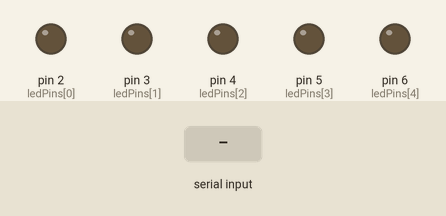
Simulated run of this sketch. Board: Arduino Uno, built with avr-gcc and run on an emulated ATmega328P. On the bench: output pins drawn as LEDs (lit = HIGH). Dashed ring = blinking. The test bench sets the inputs (shaded band). What the sketch prints to the serial monitor is not drawn.

Above: at 0.4 s.
At 1.81 s:
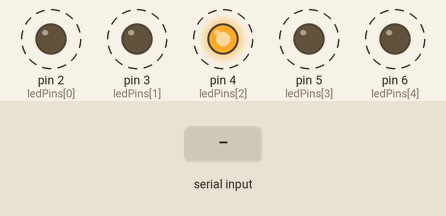
2.3 s: "1\n" received over Serial
Timing chart, 0 to 11.3 s (numbered marks = the images above; inputs shaded):
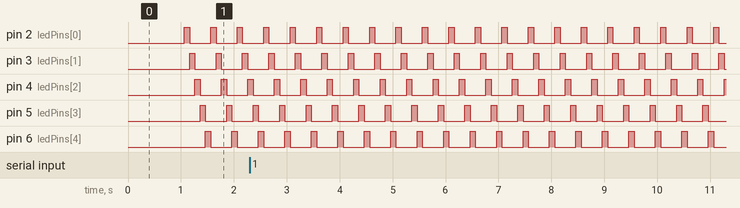

Measured:
- by itself, pin 2 (ledPins[0]), pin 3 (ledPins[1]), pin 4 (ledPins[2]), pin 5 (ledPins[3]), pin 6 (ledPins[4]): alternates HIGH for 0.10 s and LOW for 0.40 s

The sketch:

ArduinoArrays.ino
```cpp
/* Це директива умовного компілятора,
 яка перевіряє архітектуру плати і підключає
 спеціальну бібліотеку для роботи з пам'яттю лише тоді,
 коли це дійсно необхідно.
 Вона забезпечує кросплатформеність (універсальність) коду,
 щоб він без помилок компілювався як на старих Arduino Uno,
 так і на нових платах (наприклад, ESP32 або Arduino Due).
 для ESP32 перевірка на ARDUINO_ARCH_ESP32 */
#if defined(ARDUINO_ARCH_AVR)
#include <avr/pgmspace.h>
#endif

/* Команда #define — це директива препроцесора,
 яка виконує текстову заміну в коді безпосередньо
 перед початком компіляції
 Макрос для підрахунку кількості елементів у масиві.
 sizeof(x) повертає розмір у байтах усього масиву.
 sizeof((x)[0]) повертає розмір у байтах одного елемента.
 Тому ділення дає саме кількість елементів.

 Важливо: цей макрос правильно працює тільки там,
 де масив справді оголошений.
 Усередині функції, куди масив передали як параметр,
 він уже перетворюється на покажчик,
 тому sizeof() більше не знає реального розміру масиву.
 */
#define ARRAY_SIZE(x) (sizeof(x) / sizeof((x)[0]))

// -----------------------------------------------------------------------------
// 1. Оголошення масивів
// -----------------------------------------------------------------------------

// Оголошення без початкових значень.
// Розмір вказується чітко: тут є 10 елементів
// з індексами від 0 до 9.
// Якщо масив глобальний, його елементи
// автоматично заповнюються нулями.
// Якщо такий масив створити всередині
// функції без ініціалізації, у ньому можуть
// бути випадкові значення з пам'яті.
int values[10];

// Оголошення з повною ініціалізацією.
// Розмір можна не писати: компілятор
// сам порахує кількість елементів.
// byte зручно використовувати для номерів пінів,
// бо на Uno це лише 1 байт.
byte pinList[] = {2, 3, 4, 5, 6};

// Часткова ініціалізація.
// Перші два елементи будуть 5 і 10,
// а всі інші автоматично стануть 0.
int sensorData[100] = {5, 10};

// Швидке обнулення всього масиву під час створення.
// Усі 50 елементів отримають значення 0.0.
float temperatureLogs[50] = {0};

// Визначення розміру через константу.
// Це хороша практика: якщо кількість світлодіодів зміниться,
// треба змінити
// тільки MAX_LEDS, а не шукати число 8 по всьому коду.
const int MAX_LEDS = 8;
unsigned long blinkTimers[MAX_LEDS];

// -----------------------------------------------------------------------------
// 2. Символьні масиви char
// -----------------------------------------------------------------------------

// char-масиви використовують для класичних C-рядків.
// Рядок має завершуватися
// спеціальним символом '\0' - термінатором.
// Тому для тексту "Hello" потрібно 6 байтів:
// 'H', 'e', 'l', 'l', 'o', '\0'.
char welcomeMessage[] = "Hello";

// Явне оголошення символів.
// Масив має розмір 4, але фактично зберігає текст "ON".
// Після 'N' стоїть '\0', щоб контролер знав,
// де закінчується рядок.
char activeState[4] = {'O', 'N', '\0'};

// На Arduino Uno не рекомендується активно
// використовувати тип String
// з великої літери, особливо масиви String.
// Вони можуть фрагментувати SRAM.
// Arduino Uno має всього 2 КБ (2048 байтів)
// оперативної пам'яті (SRAM).

// Не бажано:
// String menu[] = {"Start", "Settings"};
//
// Коли ви оголошуєте const char* text = "Hello";
// цей текст компілятор записує у флеш-пам'ять
// (якої на Arduino Uno 32 КБ, тобто в 16 разів більше, ніж SRAM).
// Без створення копій: Вказівник (ptr) просто вказує на
// місце у пам'яті, де лежить цей текст.
// Пам'ять під сам текст в SRAM взагалі не виділяється.
// String у цьому ж випадку скопіював би текст
// в оперативну пам'ять і зайняв би там місце.

// Краще використовувати масив покажчиків на const char:
const char* menuItems[] = {
  "Start Game",
  "Settings",
  "High Scores",
  "Exit"
};

// -----------------------------------------------------------------------------
// 3. Оптимальний вибір типів даних
// -----------------------------------------------------------------------------

// На Arduino Uno тип int займає 2 байти.
// Якщо дані - це номери пінів або числа від 0 до 255,
// краще використовувати byte.
//
// Погано для економії пам'яті Uno:
int badPins[] = {2, 3, 4, 5, 6};
// 5 елементів * 2 байти = 10 байтів.

// Краще:
byte goodPins[] = {2, 3, 4, 5, 6};
// 5 елементів * 1 байт = 5 байтів.

// -----------------------------------------------------------------------------
// 4. Масиви у Flash-пам'яті: PROGMEM
// -----------------------------------------------------------------------------

// На Arduino Uno/Nano оперативної пам'яті SRAM дуже мало -
// приблизно 2 КБ.
// Великі константні масиви, які не змінюються під час роботи,
// краще зберігати у Flash-пам'яті за допомогою PROGMEM.
//
// Приклади: таблиці символів для дисплея, іконки,
// мелодії, довідники.
const byte customChar[] PROGMEM = {
  0b00000,
  0b01010,
  0b11111,
  0b11111,
  0b01110,
  0b00100,
  0b00000
};

// Масив нот для пищалки.
// На Uno int займає 2 байти,
// тому для читання з PROGMEM використовуємо
// pgm_read_word(), а не звичайний доступ melodyTicks[i].
const int melodyTicks[] PROGMEM = {262, 294, 330, 349, 392, 440, 494};

// -----------------------------------------------------------------------------
// 5. Багатовимірні масиви
// -----------------------------------------------------------------------------

// Двовимірний масив - це таблиця: рядки та стовпці.
// Наприклад, карта символів для матричної клавіатури 3x3.
char keys[3][3] = {
  {'1', '2', '3'},
  {'4', '5', '6'},
  {'7', '8', '9'}
};

byte rowPins[3] = {A0, A1, A2};
byte colPins[3] = {10, 11, 12};

// Тривимірний масив можна уявити як об'ємну структуру.
// Наприклад, світлодіодний куб, де є координати X, Y та колір.
// Тут 4 шари, 4 рядки, 3 кольори RGB.
byte ledCube[4][4][3];

// -----------------------------------------------------------------------------
// 6. Масиви структур
// -----------------------------------------------------------------------------

// struct зручно використовувати, коли один логічний
// елемент має кілька полів.
// Наприклад, реле має пін, тип логіки та підпис.
struct Relay {
  int pin;
  bool invertLogic;
  const char* label;
};

Relay industrialRelays[2] = {
  {A0, true, "Pump 1"},
  {A1, false, "Heater"}
};

// -----------------------------------------------------------------------------
// 7. Сучасний C++: std::array
// -----------------------------------------------------------------------------

/* На сучасних платах ESP8266, ESP32, Arduino Nano Every
 або Raspberry Pi Pico
 іноді можна використовувати std::array з C++11.

 #include <array>

 std::array<float, 4> kalmanWeights = {0.1, 0.15, 0.22, 0.35};

 Перевага:
 int len = kalmanWeights.size();

 Для Arduino Uno класичні C-масиви зазвичай простіші та прогнозованіші.
*/
// -----------------------------------------------------------------------------
// 8. Передача масивів у функції
// -----------------------------------------------------------------------------

byte lessonPins[] = {2, 3, 4, 5, 6};
const byte LESSON_PIN_COUNT = ARRAY_SIZE(lessonPins);

int readings[] = {512, 1023, 0, 720};
int lightSensors[] = {10, 45, 90, 12, 33, 88};

// Спосіб 1. Класичний: через квадратні дужки.
// Функція приймає масив pins[] та окремо його розмір size.
// У C++ масив при передачі у функцію перетворюється на адресу першого елемента,
// тому розмір потрібно передавати окремим параметром.
void setPinsAsOutput(byte pins[], byte size) {
  for (byte i = 0; i < size; i++) {
    Serial.print("Налаштування піна №");
    Serial.println(i);
    pinMode(pins[i], OUTPUT);
  }
}

// Спосіб 2. Через покажчик.
// Запис int* array означає: array - це адреса першого int у масиві.
// Для компілятора це майже те саме, що int array[].
void printArray(const int* array, byte size) {
  for (byte i = 0; i < size; i++) {
    Serial.println(array[i]);
  }
}

// Головне правило безпеки: якщо функція тільки читає масив, додаємо const.
// Так компілятор не дозволить випадково змінити оригінальні дані.
void showData(const byte data[], byte size) {
  for (byte i = 0; i < size; i++) {
    // data[i] = 0; // Так робити не можна: const забороняє зміну.
    Serial.println(data[i]);
  }
}

// Спосіб 3. Безпечний шаблон: без ручної передачі розміру.
// T - тип елементів масиву.
// N - кількість елементів, яку компілятор визначає автоматично.
// Запис T (&array)[N] означає
// "посилання на справжній масив розміру N".
template <typename T, size_t N>
void printWithTemplate(const T (&array)[N]) {
  for (size_t i = 0; i < N; i++) {
    Serial.println(array[i]);
  }
}

// Приклад обчислення середнього значення.
// Тут const потрібен, бо функція лише читає дані.
float averageIntArray(const int data[], byte size) {
  long sum = 0;

  for (byte i = 0; i < size; i++) {
    sum += data[i];
  }

  return (float)sum / size;
}

// -----------------------------------------------------------------------------
// 9. Помилка початківців із sizeof() усередині функції
// -----------------------------------------------------------------------------

void explainSizeofProblem(int arr[]) {
  // Не використовуйте таку формулу для переданого масиву:
  // int wrongSize = sizeof(arr) / sizeof(arr[0]);
  //
  // Причина:
  // arr тут уже не справжній масив, а покажчик на перший елемент.
  // На Arduino Uno покажчик займає 2 байти.
  // Тому sizeof(arr) покаже розмір покажчика, а не розмір усього масиву.
  //
  // Правильно:
  // 1. Порахувати розмір там, де масив оголошено.
  // 2. Передати цей розмір у функцію окремим параметром.
  (void)arr;
}

// -----------------------------------------------------------------------------
// 10. Практичні приклади для уроку
// -----------------------------------------------------------------------------

// Приклад 1. Автоматичне налаштування пінів світлодіодів.
byte ledPins[] = {2, 3, 4, 5, 6};
const byte LED_COUNT = ARRAY_SIZE(ledPins);

// Приклад 2. Буфер для тексту з Serial.
// Масив має 10 байтів: максимум 9 символів тексту + '\0'.
char receivedData[10];
byte charCount = 0;

// Приклад 3. Мелодія у Flash-пам'яті.
const byte BUZZER_PIN = 9;
const int melody[] PROGMEM = {262, 294, 330, 349, 392, 440, 494, 523};
const byte NOTE_COUNT = ARRAY_SIZE(melody);

void setup() {
  Serial.begin(9600);

  Serial.println("Урок: масиви в Arduino C++");

  // Використання масиву для швидкого налаштування кількох пінів.
  Serial.println("Використання масиву для швидкого налаштування кількох пінів.");
  setPinsAsOutput(ledPins, LED_COUNT);
  Serial.println("Передача масиву в функцію через квадратні дужки.");
  // Передача масиву у функцію через квадратні дужки.
  showData(lessonPins, LESSON_PIN_COUNT);

  // Передача масиву у функцію через покажчик.
  Serial.println("Передача масиву в функцію через покажчик.");
  printArray(readings, ARRAY_SIZE(readings));

  // Передача масиву через шаблон без ручного size.
  Serial.println("Передача масиву через шаблон без ручного size");
  printWithTemplate(lightSensors);

  // Обчислення середнього значення.
  Serial.println("Обчислення середнього значення");
  float average = averageIntArray(readings, ARRAY_SIZE(readings));
  Serial.print("Average reading: ");
  Serial.println(average);

  // Приклад доступу до двовимірного масиву.
  Serial.print("Center key value is: ");
  Serial.println(keys[1][1]); // Рядок 1, стовпець 1 - це символ '5'.

  // Приклад читання з PROGMEM.
  // Для byte використовують pgm_read_byte().
  Serial.println("Приклад читання з PROGMEM. byte");
  byte firstIconRow = pgm_read_byte(&customChar[0]);
  Serial.print("First icon row from PROGMEM: ");
  Serial.println(firstIconRow, BIN);

  // Для int використовують pgm_read_word().
  Serial.println("Приклад читання з PROGMEM. int");
  for (byte i = 0; i < NOTE_COUNT; i++) {
    int noteHz = pgm_read_word(&melody[i]);
    Serial.print("Melody note: ");
    Serial.println(noteHz);
  }

  Serial.println("Send up to 9 characters in Serial Monitor.");
}

void loop() {
  // Приклад "біжучого вогню" для одновимірного масиву пінів.
  for (byte i = 0; i < LED_COUNT; i++) {
    digitalWrite(ledPins[i], HIGH);
    delay(100);
    digitalWrite(ledPins[i], LOW);
  }

  // Приклад накопичення символів із Serial у char-масив.
  // Якщо користувач надсилає більше 9 символів, зайві символи не записуються,
  // щоб не вийти за межі масиву.
  while (Serial.available() > 0 && charCount < ARRAY_SIZE(receivedData) - 1) {
    char newChar = Serial.read();

    if (newChar == '\n' || newChar == '\r') {
      break;
    }

    receivedData[charCount] = newChar;
    charCount++;
  }

  if (charCount > 0) {
    receivedData[charCount] = '\0'; // Обов'язково закриваємо рядок.

    Serial.print("Received string: ");
    Serial.println(receivedData);

    charCount = 0;
  }
}
```
